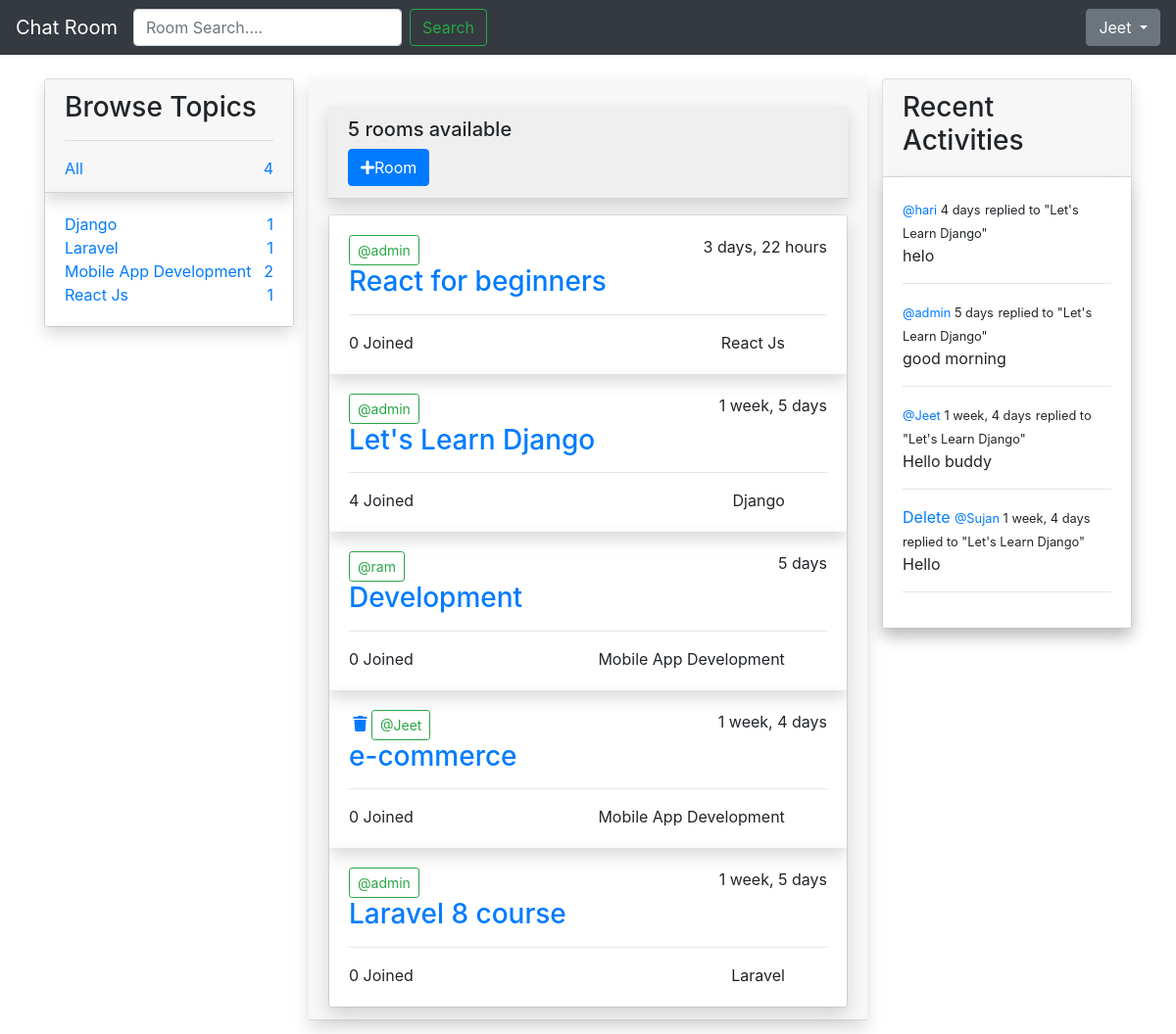
Screenshot of / (signed in) with the database file from the repository.
### base/models.py (models this page shows, shortened)
class Topic(models.Model):
	name = models.CharField(max_length=255)

class Room(models.Model):
	host = models.ForeignKey(User, on_delete=models.SET_NULL, null=True)
	topic = models.ForeignKey(Topic, on_delete=models.SET_NULL, null=True)
	name = models.CharField(max_length=255)
	description = models.TextField(null=True, blank=True)
	participants = models.ManyToManyField(User, related_name='participants', blank=True)
	created = models.DateTimeField(auto_now_add=True)
	updated = models.DateTimeField(auto_now=True)
	class Meta:
		ordering = ['-updated', '-created']
	def __str__(self):
		return self.name

class Message(models.Model):
	user = models.ForeignKey(User, on_delete=models.CASCADE)
	room = models.ForeignKey(Room, on_delete=models.CASCADE)
	body = models.TextField()
	created = models.DateTimeField(auto_now_add=True)
	updated = models.DateTimeField(auto_now=True)
	def __str__(self):
		return self.body[0:50]
	class Meta:
		ordering = ['-updated', '-created']

### base/views.py (the view)
# urls.py: path('', views.Home, name="home"),
def Home(request):
	q = request.GET.get('q') if request.GET.get('q') != None else ''
	rooms = Room.objects.filter(
		Q(topic__name__icontains=q) |
		Q(name__icontains=q) |
		Q(description__icontains=q)
	)
	topics = Topic.objects.all()
	room_count = rooms.count()
	room_messages = Message.objects.filter(Q(room__name__icontains=q))
	context = {
		'rooms':rooms,
		'topics':topics,
		'room_count':room_count,
		'room_messages':room_messages
	}
	return render(request, 'base/home.html', context)

### templates/base/home.html
{% extends 'main.html' %}
{% block content %}
	<div class="row my-4">
		<div class="col-md-3">
		{% include 'base/topic_component.html' %}
		</div>
		<div class="card-header shadow col-md-6">
			<div class="card-header shadow my-3">
				<h5>{{room_count}} rooms available</h5>
				<a href="{% url 'create-room' %}" class="btn btn-primary bt-square"><i class="fa fa-plus"></i>Room</a>
			</div>
			{% include 'base/feed_component.html' %}
		</div>
		<div class="col-md-3">
			{% include 'base/activity_component.html' %}
		</div>
	</div>
{% endblock %}

### templates/partials/navbar.html (shortened to what this page needs)
<nav class="navbar navbar-expand-lg navbar-dark bg-dark">
  <a class="navbar-brand" href="{% url 'home' %}">Chat Room</a>
  <div class="collapse navbar-collapse" id="navbarSupportedContent">
    <form class="form-inline my-2 my-lg-0" method="GET" action="{% url 'home' %}">
      <input class="form-control mr-sm-2" name="q" placeholder="Room Search...." aria-label="Search">
      <button class="btn btn-outline-success my-2 my-sm-0" type="submit">Search</button>
    </form>
    <ul class="navbar-nav ml-auto">
      {% if request.user.is_authenticated %}
      <div class="dropdown">
        <button class="btn btn-secondary dropdown-toggle" type="button" id="dropdownMenuButton" data-toggle="dropdown" aria-expanded="false">
          {{request.user.username}}
        </button>
      </div>
		{% endif %}
    </ul>
  </div>
</nav>

### templates/base/topic_component.html
<div class="card">
	<div class="card-header shadow">
		<h3>Browse Topics</h3>
		<hr>
		<a href="{% url 'home' %}">All <span class="float-right">{{topics.count}}</span></a>
	</div>
	<div class="card-body shadow">
		{% for topic in topics %}
		<div>
			<a href="{% url 'home' %}?q={{topic.name}}">{{topic.name}} <span class="float-right">{{topic.room_set.all.count}}</span></a>
		</div>
	{% endfor %}
	</div>
</div>

### templates/base/feed_component.html (shortened to what this page needs)
<div class="card">
	{% for room in rooms %}
		<div class="card-body shadow">
			{% if request.user == room.host %}
			<a href="{% url 'delete-room' room.id %}"><i class="fa fa-trash"></i></a>
			{% endif %}
			<a href="{% url 'user-profile' room.host.id %}" class="btn btn-outline-success btn-sm">@{{room.host.username}}</a>
			<span class="float-right">{{room.created|timesince}}</span>
			<br>
			<h3><a class="" href="{% url 'room' room.id %}">{{room.name}}</a></h3>
			<hr>
			<div class="row">
				<div class="col-md-3">
					<span>{{room.participants.all.count}} Joined</span>
				</div>
				<div class="col-md-8"><span class="float-right">{{room.topic.name}}</span>
				</div>
			</div>
		</div>
	{% endfor %}
</div>

### templates/base/activity_component.html
<div class="card shadow">
	<div class="card-header">
		<h3>Recent Activities</h3>
	</div>
	<div class="card-body shadow">
		{% for msg in room_messages %}
		<small><a href="{% url 'user-profile' msg.user.id %}">@{{msg.user}}</a>  {{msg.created|timesince}}</small>
		<small>replied to "{{msg.room}}"</small>
		<p>{{msg}}</p>
		<hr>
		{% if request.user == msg.user %}
			<a href="{% url 'delete-message' msg.id %}">Delete</a>
		{% endif %}
		{% endfor %}
	</div>
</div>

### rows the page displays
Topic: name "Django", room_set.all.count "1"
Topic: name "Laravel", room_set.all.count "1"
Topic: name "Mobile App Development", room_set.all.count "2"
Topic: name "React Js", room_set.all.count "1"
Room: host.username "admin", created "3 days, 22 hours", name "React for beginners", participants.all.count "0", topic.name "React Js"
Room: host.username "admin", created "1 week, 5 days", name "Let's Learn Django", participants.all.count "4", topic.name "Django"
Room: host.username "ram", created "5 days", name "Development", participants.all.count "0", topic.name "Mobile App Development"
Room: host.username "Jeet", created "1 week, 4 days", name "e-commerce", participants.all.count "0", topic.name "Mobile App Development"
Room: host.username "admin", created "1 week, 5 days", name "Laravel 8 course", participants.all.count "0", topic.name "Laravel"
Message: user "hari", created "4 days", room "Let's Learn Django", body "helo"
Message: user "admin", created "5 days", room "Let's Learn Django", body "good morning"
Message: user "Jeet", created "1 week, 4 days", room "Let's Learn Django", body "Hello buddy", shows "Delete"
Message: user "Sujan", created "1 week, 4 days", room "Let's Learn Django", body "Hello"

### other values shown
{{ request.user.username }} "Jeet"
{{ topics.count }} "4"
{{ room_count }} "5"
